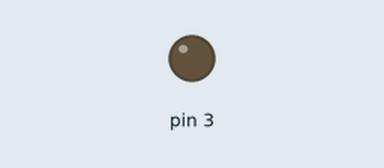
Bench run of a sketch on a simulated Arduino Uno, built with avr-gcc and run on an emulated ATmega328P. Shown: output pins drawn as LEDs (lit = HIGH).

Above: at 0.15 s.
At 38.25 s:
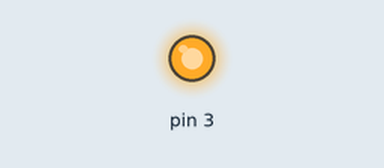
Timing chart, 0 to 40.0 s (numbered marks = the images above):
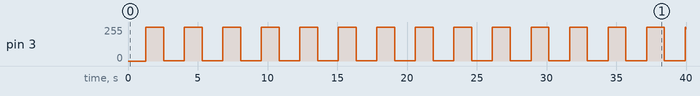

Measured:
- by itself, pin 3: 0/255 → 255/255 at 1.3 s, → 1/255 1.3 s later, → 255/255 1.5 s later, → 1/255 1.3 s later, … (30 changes in this stretch)

The sketch:

PWave.ino
```cpp
//PWave
//Breathing LED
int d = 5;
void setup()
{
pinMode(3, OUTPUT); //3 is a PWM cabaple PIN
}

void loop()
{
  for (int a = 0 ; a < 256 ; a++ )
  {
    analogWrite(3, a);
    delay(d);
  }
  for (int a = 255; a > 0; a--)
  {
    analogWrite(3, a);
    delay(d);
  }
  delay(200);
}
```
